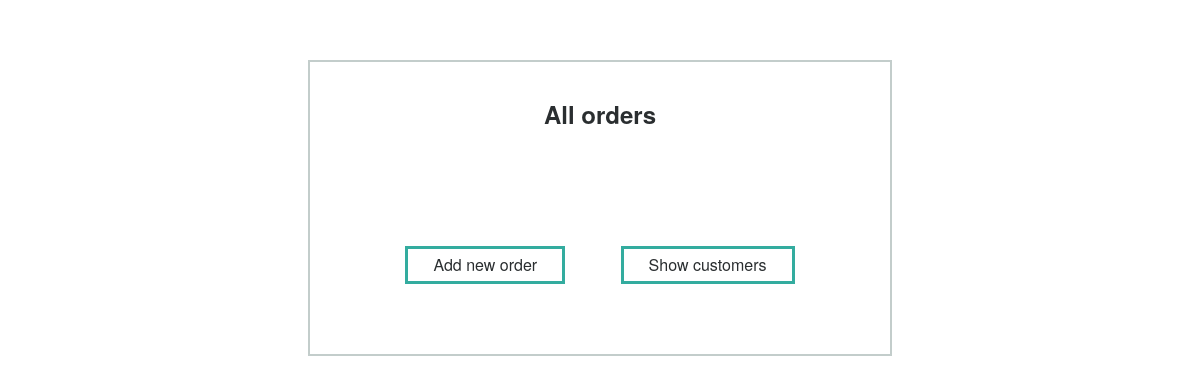
Before: /customers/3/orders with the older database file.
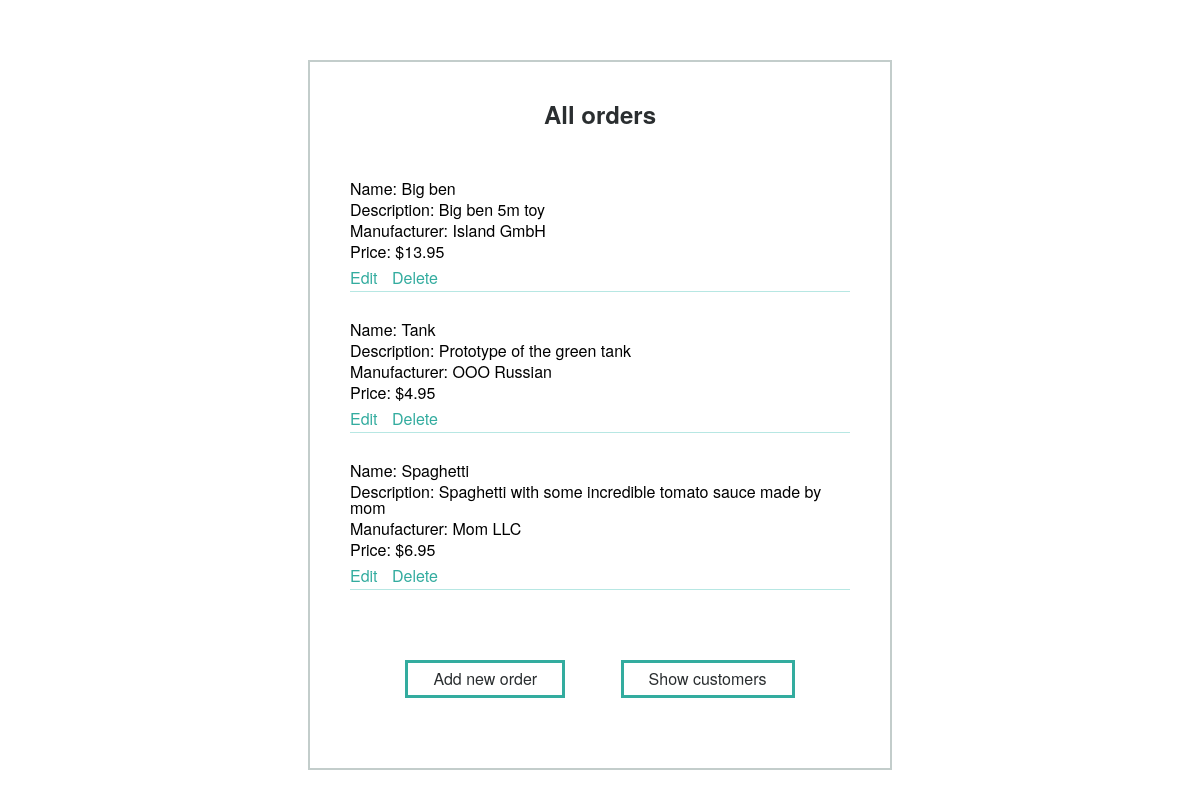
After: the same page with the newer database file.
### database_setup.py (models this page shows)
class Order(Base):
    __tablename__ = 'order'
    id = Column(Integer, primary_key=True)
    name = Column(String(100), nullable=False)
    description = Column(String(200))
    manufacturer = Column(String(80))
    price = Column(String(10))
    customer_id = Column(Integer, ForeignKey('customer.id'))
    customer = relationship(Customer)

### views.py (the view)
@app.route('/customers/<int:customer_id>', methods=['GET'])
@app.route('/customers/<int:customer_id>/orders', methods=['GET'])
def show_orders(customer_id):
    try:
        orders = session.query(Order).filter_by(customer_id=customer_id)
        return render_template('orders/index.html', orders=orders, customer_id=customer_id)
    except exc.SQLAlchemyError:
        print "Orders of this customer can't be found, database error"

### templates/orders/index.html
{% extends 'base.html' %}
{% block content %}
    <div class="container">
        <h1 class="title">All orders</h1>
        <ul class="list">
            {% for i in orders %}
                <li class="list__item">
                {% if (i.name) %}
                    <p>Name: {{ i.name }}</p>
                {% endif %}
                {% if (i.description) %}
                    <p>Description: {{ i.description }}</p>
                {% endif %}
                {% if (i.manufacturer) %}
                    <p>Manufacturer: {{ i.manufacturer }}</p>
                {% endif %}
                {% if (i.price) %}
                    <p>Price: {{ i.price }}</p>
                {% endif %}
                    <div class="list__item-link-container">
                        <a href="{{ url_for('edit_order', customer_id=customer_id, order_id=i.id) }}"
                           class="list__item-link link">Edit</a>
                        <a href="{{ url_for('delete_order', customer_id=customer_id, order_id=i.id) }}"
                           class="list__item-link link">Delete</a>
                    </div>
                </li>
            {% endfor %}
        </ul>
        <div class="button__container">
            <a href="{{ url_for('create_new_order', customer_id=customer_id) }}" class="button">Add new order</a>
            <a href="{{ url_for('show_customers') }}" class="button">Show customers</a>
        </div>
    </div>
{% endblock %}}

Changed rows visible on the page:
added Order: name "Big ben", description "Big ben 5m toy", manufacturer "Island GmbH", price "$13.95"
added Order: name "Tank", description "Prototype of the green tank", manufacturer "OOO Russian", price "$4.95"
added Order: name "Spaghetti", description "Spaghetti with some incredible tomato sauce made by mom", manufacturer "Mom LLC", price "$6.95"
